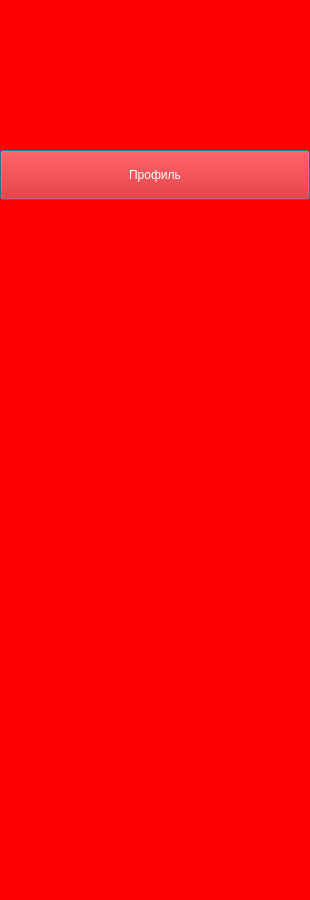
<?xml version="1.0" encoding="UTF-8"?>
<ui version="4.0">
 <class>Dialog</class>
 <widget class="QDialog" name="Dialog">
  <property name="geometry">
   <rect>
    <x>0</x>
    <y>0</y>
    <width>310</width>
    <height>900</height>
   </rect>
  </property>
  <property name="windowTitle">
   <string>Dialog</string>
  </property>
  <widget class="QLabel" name="Dmain_label">
   <property name="geometry">
    <rect>
     <x>0</x>
     <y>0</y>
     <width>310</width>
     <height>900</height>
    </rect>
   </property>
   <property name="styleSheet">
    <string notr="true">background-color: rgb(255, 0, 0);</string>
   </property>
   <property name="text">
    <string/>
   </property>
  </widget>
  <widget class="QLabel" name="Dbooker_label">
   <property name="geometry">
    <rect>
     <x>10</x>
     <y>0</y>
     <width>300</width>
     <height>130</height>
    </rect>
   </property>
   <property name="text">
    <string/>
   </property>
   <property name="pixmap">
    <pixmap>logo.png</pixmap>
   </property>
  </widget>
  <widget class="QPushButton" name="Dprofile_button">
   <property name="geometry">
    <rect>
     <x>0</x>
     <y>150</y>
     <width>310</width>
     <height>50</height>
    </rect>
   </property>
   <property name="cursor">
    <cursorShape>PointingHandCursor</cursorShape>
   </property>
   <property name="whatsThis">
    <string>&lt;html&gt;&lt;head/&gt;&lt;body&gt;&lt;p align=&quot;center&quot;&gt;&lt;span style=&quot; font-size:12pt;&quot;&gt;Профиль&lt;/span&gt;&lt;/p&gt;&lt;/body&gt;&lt;/html&gt;</string>
   </property>
   <property name="styleSheet">
    <string notr="true">background-color: rgb(255, 0, 0);
background-color: rgb(218, 0, 0);
color: rgb(255, 255, 255);</string>
   </property>
   <property name="text">
    <string>Профиль</string>
   </property>
  </widget>
 </widget>
 <resources/>
 <connections/>
</ui>
